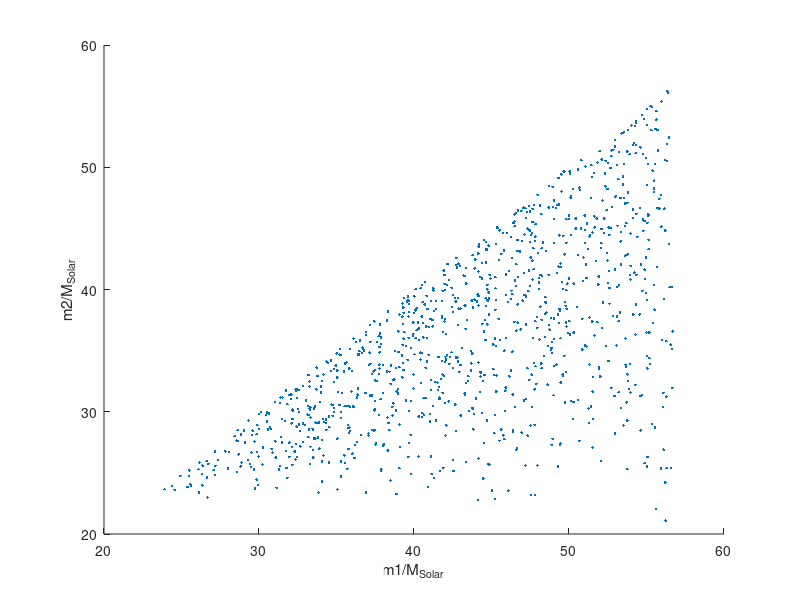

Here is the MATLAB script that generated this plot: (Note: this script raises an error after producing the figure.)
%Reads in the full and mass limited stellar populations, pre evolution
fullPop = csvread('pop.csv');


%Extracts the columns of m1 and m2 values from the files
m1 = fullPop(:,1);
m2 = fullPop(:,2);


%Plots the systems m2 vs m1
%scatter(m1f,m2f,'.b');
%hold on
scatter(m1,m2,'.r');
xlabel('m1/M_{Solar}')
ylabel('m2/M_{Solar}')

ksdensity([m1 m2])